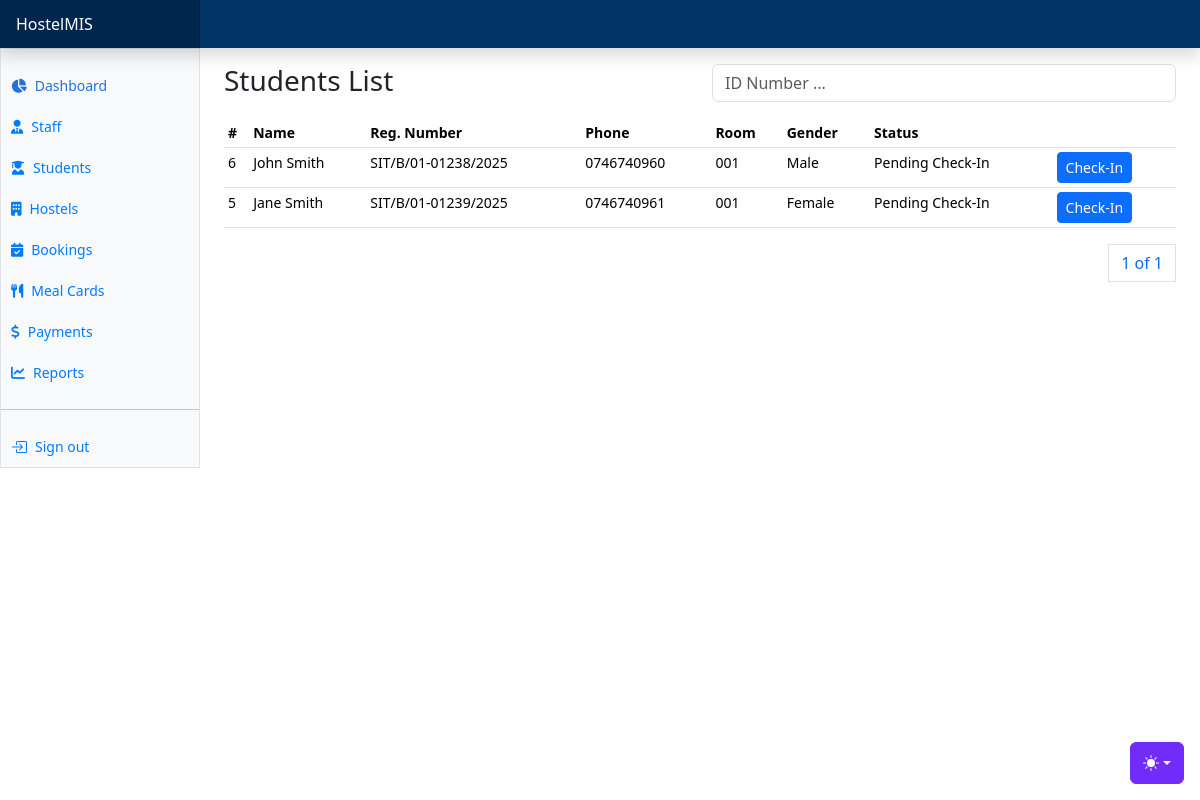
Page /students/checkin-students/ on the committed database.
### apps/students/models.py (models this page shows, shortened)
class Student(AbsoluteBaseModel):
    user = models.OneToOneField("users.User", on_delete=models.CASCADE)
    registration_number = models.CharField(max_length=255)
    guardian_name = models.CharField(max_length=255, null=True)
    guardian_phone_number = models.CharField(max_length=255, null=True)
    status = models.CharField(max_length=255, choices=STUDENT_STATUS_CHOICES)
    room_assigned = models.ForeignKey("hostels.HostelRoom", on_delete=models.CASCADE, null=True)
    hostel_assigned = models.ForeignKey("hostels.Hostel", on_delete=models.CASCADE, null=True, related_name="hostelstudents")

### apps/users/models.py (models this page shows, shortened)
class User(AbstractUser, AbsoluteBaseModel):
    role = models.ForeignKey(UserRole, on_delete=models.CASCADE, null=True)
    gender = models.CharField(max_length=10, choices=GENDER_CHOICES)
    phone_number = models.CharField(max_length=255)
    address = models.CharField(max_length=255, null=True)
    city = models.CharField(max_length=255, null=True)
    country = models.CharField(max_length=255, null=True)
    date_of_birth = models.DateField(default="1999-10-10")
    def name(self):
        return f"{self.first_name} {self.last_name}"

### apps/hostels/models.py (models this page shows, shortened)
class HostelRoom(AbsoluteBaseModel):
    hostel = models.ForeignKey("hostels.Hostel", on_delete=models.CASCADE, null=True)
    room_number = models.CharField(max_length=255)
    room_capacity = models.IntegerField(default=1)
    students_assigned = models.IntegerField(default=0)
    fully_booked = models.BooleanField(default=False)

### apps/students/views.py (the view, shortened to what this page needs)
# urls.py: path("checkin-students/", checkin_students, name="checkin-students"),
def checkin_students(request):
    students = Student.objects.filter(status="Pending Check-In").order_by("-created_on")
    paginator = Paginator(students, 10)
    page_number = request.GET.get("page")
    page_obj = paginator.get_page(page_number)
    context = {"page_obj": page_obj, "gender_choices": GENDER_CHOICES}
    return render(request, "students/checkin_out/checkin_students.html", context)

### templates/students/checkin_out/checkin_students.html (shortened to what this page needs)
{% extends "base.html" %}
{% block content %}
<div class="row">
    <div class="col">
        <h3>Students List</h3>
    </div>
    <div class="col">
      <form method="POST">
        <div class="input-group mb-3">
            <div class="col">
              <input type="text" class="form-control" name="search_text" id="search_text" placeholder="ID Number ...">
            </div>
          </div>
      </form>
    </div>
</div>
      <div class="table-responsive small">
        <table class="table table-sm">
          <thead>
            <tr>
              <th scope="col">#</th>
              <th scope="col">Name</th>
              <th scope="col">Reg. Number</th>
              <th scope="col">Phone</th>
              <th scope="col">Room</th>
              <th scope="col">Gender</th>
              <th scope="col">Status</th>
              <th scope="col" colspan="3"></th>
            </tr>
          </thead>
          <tbody>
            {% for student in page_obj %}
            <tr>
              <td>{{student.id}}</td>
              <td>{{student.user.name}}</td>
              <td>{{student.registration_number}}</td>
              <td>{{student.user.phone_number}}</td>
              <td>{{student.room_assigned.room_number}}</td>
              <td>{{student.user.gender}}</td>
              <td>{{student.status}}</td>
              <td><a class="btn btn-primary btn-sm" data-bs-toggle="modal" data-bs-target="#editStudentModal{{ student.id }}">
                Check-In
              </a></td>
            </tr>
            {% endfor %}
          </tbody>
        </table>
        <div>
          <nav aria-label="Page navigation example">
            <ul class="pagination justify-content-end">
              <a class="page-link" href="#">{{ page_obj.number }} of {{ page_obj.paginator.num_pages }}</a>
            </ul>
          </nav>
        </div>
      </div>
{% endblock content %}

### rows in the picture
Student: id "6", user.name "John Smith", registration_number "SIT/B/01-01238/2025", user.phone_number "0746740960", room_assigned.room_number "001", user.gender "Male", status "Pending Check-In"
Student: id "5", user.name "Jane Smith", registration_number "SIT/B/01-01239/2025", user.phone_number "0746740961", room_assigned.room_number "001", user.gender "Female", status "Pending Check-In"

### other values in the picture
{{ page_obj.number }} "1"
{{ page_obj.paginator.num_pages }} "1"
